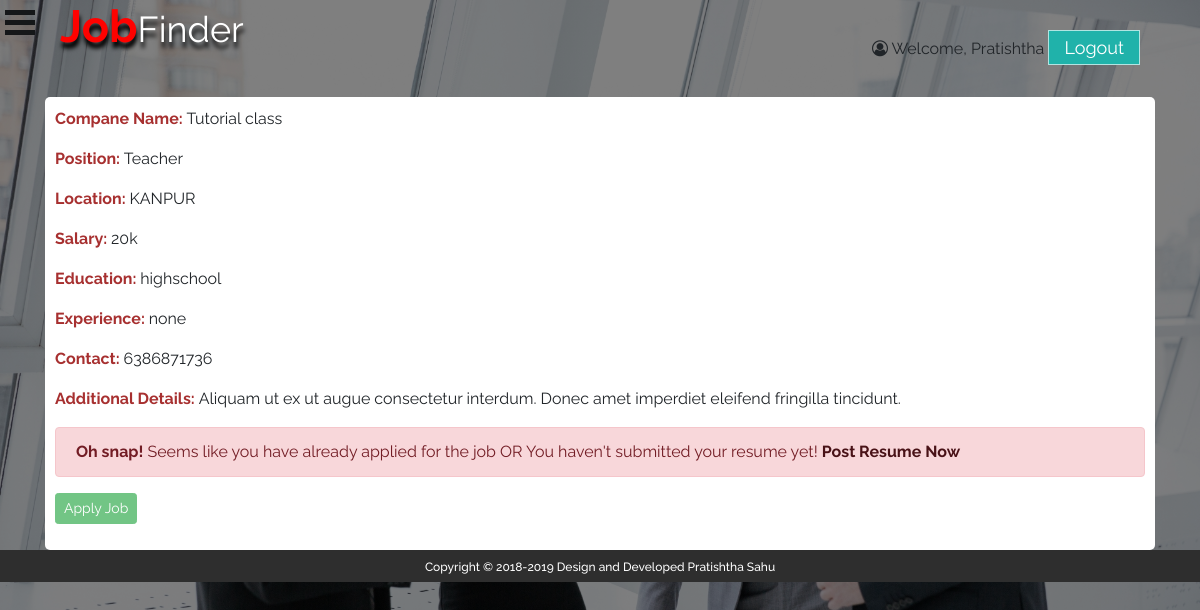
The page /jobportal/user/user_viewjob.php?jobid=27 (signed in) on the database its author committed.
### tables this page shows
CREATE TABLE `register_jobseeker` (
  `id` int(6) UNSIGNED NOT NULL,
  `Fname` text NOT NULL,
  `Lname` text NOT NULL,
  `FatherName` text NOT NULL,
  `gender` text NOT NULL,
  `dob` text,
  `phone` char(10) NOT NULL,
  `email` text NOT NULL,
  `password` varchar(30) NOT NULL,
  `address` text NOT NULL,
  `resume_file` text NOT NULL,
  `flag` int(1) NOT NULL DEFAULT '0',
  `reg_date` timestamp NOT NULL DEFAULT CURRENT_TIMESTAMP ON UPDATE CURRENT_TIMESTAMP
);

CREATE TABLE `new_jobs` (
  `id` int(6) UNSIGNED NOT NULL,
  `companyname` text NOT NULL,
  `position` text NOT NULL,
  `job_type` text NOT NULL,
  `location` text NOT NULL,
  `salary` text NOT NULL,
  `education` text NOT NULL,
  `experience` text NOT NULL,
  `contact` text NOT NULL,
  `additionaldetails` text NOT NULL,
  `emp_email` text NOT NULL,
  `flag` int(11) NOT NULL,
  `applicants_id` text NOT NULL,
  `reg_date` timestamp NOT NULL DEFAULT CURRENT_TIMESTAMP ON UPDATE CURRENT_TIMESTAMP
);

### jobportal/user/user_viewjob.php (the view, shortened to what this page needs)
<?php include_once('../header.php');?>
<div id="main-content">
<div id="status" class="viewJob" style="
    background-color: #fff;
    border-radius: 5px;
    padding: 10px;
">
<?php
if($_SERVER["REQUEST_METHOD"]=="GET")
{
include_once('../db.php');
$jobid=$_GET["jobid"];
$sql="SELECT * FROM new_jobs where id='$jobid'";
	$result=mysqli_query($conn,$sql);
	if($result->num_rows>0)
	{
		while($row=$result->fetch_assoc())
		{
	$currentf=$row["applicants_id"];
$currentf=str_replace(" ","/",$currentf);
$frndarry= explode('/', $currentf);
	?>
	<p><label style=" display: inline; ">Compane Name: </label><?php echo $row["companyname"]; ?></p>
	<p><label style=" display: inline; ">Position: </label><?php echo $row["position"]; ?></p>
	<p><label style=" display: inline; ">Location: </label><?php echo $row["location"]; ?></p>
	<p><label style=" display: inline; ">Salary: </label><?php echo $row["salary"]; ?></p>
	<p><label style=" display: inline; ">Education: </label><?php echo $row["education"]; ?></p>
	<p><label style=" display: inline; ">Experience: </label><?php echo $row["experience"]; ?></p>
	<p><label style=" display: inline; ">Contact: </label><?php echo $row["contact"]; ?></p>
	<p><label style=" display: inline; ">Additional Details: </label><?php echo $row["additionaldetails"]; ?></p>
	<p><form method="POST" action="<?php echo htmlspecialchars($_SERVER["PHP_SELF"]);?>" name="submit">
	<?php if (in_array($_SESSION["userid"],$frndarry) || $_SESSION["resume"] == ''){?>
	<div class="alert alert-danger" role="alert">
  <strong>Oh snap!</strong> Seems like you have already applied for the job OR You haven't submitted your resume yet! <a href="postresume.php" class="alert-link">Post Resume Now</a>
</div>
     <button type="submit" class="btn btn-success btn-sm" disabled>Apply Job</button>
	<?php } else{?>
     <button type="submit" class="btn btn-success btn-sm">Apply Job</button>
	<?php } ?>
	 </form></p>
		<?php }
	}
	else
	{
		echo "o result";
	}
}
?>
</div>
</div>
</div>
<?php include_once('../footer.php')?>

### jobportal/header.php (shortened to what this page needs)
<html>
<head>
<link href="/jobportal/css/bootstrap.css" rel="stylesheet">
<link href="/jobportal/css/style.css" rel="stylesheet">
<link href="https://stackpath.bootstrapcdn.com/font-awesome/4.7.0/css/font-awesome.min.css" rel="stylesheet">
</head>
<?php
include_once('sidebar.php');
?>
<body class="bg-image">
<div class="main-container" id="main-container">
<div class="header">
<h2>Job<small>Finder</small></h2>
<ul class="main-nav">
<?php
 if(isset($_SESSION['useremail'])){
include_once('db.php');
$usremail = $_SESSION['useremail'];
$sql="SELECT Fname FROM register_jobseeker where email='$usremail'";
	$result=mysqli_query($conn,$sql);
	$row=$result->fetch_assoc();
	 ?><li class="active"><i class="fa fa-user-circle-o" aria-hidden="true"></i>
 Welcome, <?php echo $row["Fname"]; ?></li>
<li class="active"><form method="POST" action="<?php echo htmlspecialchars($_SERVER["PHP_SELF"]);?>"><input type="submit" class="btn-change8" name="logoutfrom" value="Logout"/></form></li><?php } ?>
</ul>
</div>
<div class="container">

### jobportal/css/style.css (style rules this page uses)
body { margin: 0; font-family: Arial, Helvetica, sans-serif; }
label { font-weight:bold; }
label { color:#006666; }
div label { display: block; margin-left:0px; }
div#main-content { width: 100%; margin: 0 auto; display: inline-block; }
.main-container { width:100%; display:block; margin:0 auto; }
input[type="submit"] { border: none; outline: none; height: 35px; background: lightseagreen; color: #fff; font-size: 18px; margin: 0 auto; display: table; width: auto; border: 1px solid #ffffffa6; padding: 0 15px; }
.container { display: table; margin: auto; }
.searchform-home input::placeholder, { font-weight:bold; }
.viewJob label { color:#a73030; }
.btn-change8 { background: lightseagreen; box-shadow: 0 0 1px #ccc; -webkit-transition-duration: 0.3s; -webkit-transition-timing-function: linear; box-shadow:0px 0 0 #31708f inset; }
.header { width: 100%; max-width: 1080px; margin: 0 auto; }
.header h2 { color: #ff0200; font-size: 45px; text-shadow: 1px 6px 4px #000; font-weight: bold; float: left; }
.header h2 small { color: white; }
.header ul { list-style:none; margin-top:30px; float: right; }
.header ul li { display:inline-block; }
body { margin:0px; padding:0px; font-family: 'Raleway', sans-serif; }
.btn-change8 { background: lightseagreen; box-shadow: 0 0 1px #ccc; -webkit-transition-duration: 0.3s; -webkit-transition-timing-function: linear; box-shadow:0px 0 0 #31708f inset; border: 1px solid grey; color: #fff; }
.bg-image { background:linear-gradient(rgba(0,0,0,0.5),rgba(0,0,0,0.5)),url('/jobportal/image/a.jpg') no-repeat center; background-size:cover; background-attachment:fixed; overflow-x: hidden; }
label { color: #fff; }

### rows shown on the page
register_jobseeker: Fname "Pratishtha"
new_jobs: companyname "Tutorial class", position "Teacher", location "KANPUR", salary "20k", education "highschool", experience "none", contact "6386871736", additionaldetails "Aliquam ut ex ut augue consectetur interdum. Donec amet imperdiet eleifend fringilla tincidunt.", applicants_id "Oh snap!", shows "Seems like you have already applied for the job OR You haven't submitted your resume yet!"
